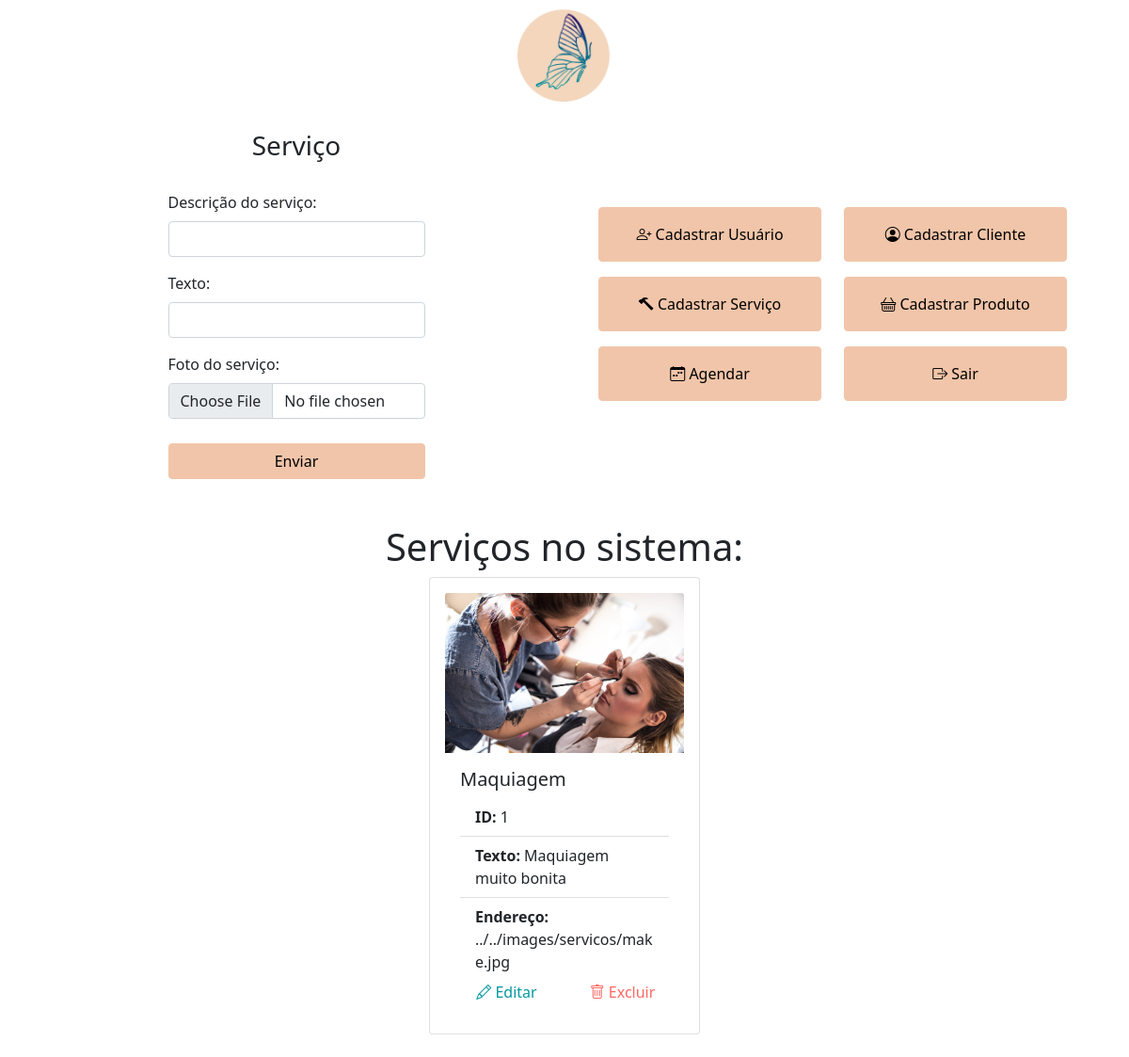
/areaRestrita-adm/formularios/formulario-servico.php (signed in), run on the app's committed database.
### tables this page shows
CREATE TABLE `tbservico` (
  `idServico` int(11) NOT NULL,
  `descServico` varchar(50) NOT NULL,
  `textoServico` text NOT NULL,
  `fotoServico` varchar(80) NOT NULL
);

### areaRestrita-adm/models/Servico.php (called while the page is built, shortened)
<?php
class Servico{
        public function listar(){
            $conexao = Conexao::conectar();
            $querySelect = "SELECT idServico, descServico, textoServico, fotoServico FROM tbservico";
            $resultado = $conexao->query($querySelect);
            $lista = $resultado->fetchAll();
            return $lista;
        }
    }
?>

### areaRestrita-adm/formularios/formulario-servico.php (the view, shortened to what this page needs)
<?php
        include_once('../models/Servico.php');
        $servico = new Servico();
        try {
          $linhaServico = $servico->listar();
        } catch (Exception $e) {
         print_r($e);
        }
?>
<html lang="pt-BR">
<head>
  <link rel="stylesheet" href="../css/reset.css">
  <link href="https://cdn.jsdelivr.net/npm/bootstrap@5.0.2/dist/css/bootstrap.min.css" rel="stylesheet"
>
  <link rel="stylesheet" href="https://cdn.jsdelivr.net/npm/bootstrap-icons@1.6.1/font/bootstrap-icons.css">
  <link rel="stylesheet" href="../css-areaRestrita/style.css">
</head>
<body>
  <div class="container">
    <a href="../index-ar.php"><img class="img-fluid mx-auto d-block mt-2" src="../images-arearestrita/logo-shortcut.png"
        width="100px"></a>
    <div class="dashboard row">
      <div class="float-start col-lg-6 col-md-12 col-sm-12">
        <form style="margin-top: -15%; width: 50%;margin-left: 25%;" action="../cadastros/cadastrar-servico.php"
          method="POST" enctype="multipart/form-data">
          <h3 class="text-center">Serviço</h3><br>
          <div class="mb-3">
            <label class="form-label">Descrição do serviço:</label>
            <input class="form-control" type="text" name="txtServico" id="txtServico" required>
          </div>
          <div class="mb-3">
            <label class="form-label">Texto:</label>
            <input class="form-control" type="text" name="txtTexto" id="txtTexto" required>
          </div>
          <div class="mb-3">
            <label class="form-label">Foto do serviço:</label>
            <input class="form-control" type="file" name="fotoServico" id="fotoServico" required>
          </div>
          <div class="d-grid gap-2" style="padding-top: 10px;">
            <button type="submit" class="btn btn-primary mb-5" value="Login">Enviar</button>
          </div>
        </form>
      </div>
      <div class="float-end col-lg-6 col-md-12 col-sm-12">
        <div class="container overflow-hidden">
          <div class="row gy-3">
            <div class="col-lg-6 col-md-6 col-sm-12">
              <a href="formulario-usuario.php"><button class="p-3 w-100 btn btn-bgrosa"><i
                    class="bi bi-person-plus"></i> Cadastrar Usuário</button></a>
            </div>
            <div class="col-lg-6 col-md-6 col-sm-12">
              <a href="formulario-cliente.php"><button class="p-3 w-100 btn btn-bgrosa"><i
                    class="bi bi-person-circle"></i> Cadastrar Cliente</button></a>
            </div>
            <div class="col-lg-6 col-md-6 col-sm-12">
              <a href="formulario-servico.php"><button class="p-3 w-100 btn btn-bgrosa"><i class="bi bi-hammer"></i>
                  Cadastrar Serviço</button></a>
            </div>
            <div class="col-lg-6 col-md-6 col-sm-12">
              <a href="formulario-produto.php"><button class="p-3 w-100 btn btn-bgrosa"><i class="bi bi-basket"></i>
                  Cadastrar Produto</button></a>
            </div>
            <div class="col-lg-6 col-md-12 col-sm-12">
              <a href="formulario-agenda.php"><button class="p-3 w-100 btn btn-bgrosa"><i
                    class="bi bi-calendar-week"></i> Agendar</button></a>
            </div>
            <div class="col-lg-6 col-sm-12">
              <a href="../../logout.php"><button class="text-center p-3 w-100 btn btn-danger"><i
                    class="bi bi-box-arrow-right"></i> Sair</button></a>
            </div>
          </div>
        </div>
      </div>
    </div>
    <h1 class="text-center">Serviços no sistema:</h1>
    <div class="container overflow-hidden">
      <div class="row gy-3">
        <?php foreach ($linhaServico as $linha) { ?>
        <div class="card col-lg-3 mx-auto p-3 mb-4" style="width: 18rem;">
          <img src=<?php echo $linha['fotoServico'] ?> alt=
          <?php echo $linha['descServico'] ?> class="card-img-top">
          <div class="card-body">
            <h5 class="card-title">
              <?php echo $linha['descServico'] ?>
            </h5>
            <ul class="list-group list-group-flush">
              <li class="list-group-item "><b>ID:</b>
                <?php echo $linha['idServico'] ?>
              </li>
              <li class="list-group-item "><b>Texto:</b>
                <?php echo $linha['textoServico'] ?>
              </li>
              <li class="list-group-item "><b>Endereço:</b>
                <?php echo $linha['fotoServico'] ?>
              </li>
            </ul>
            <div class="card-text row ">
              <div class="editar text-center col-6">
                <i class="bi bi-pencil">
                  <a style="text-decoration: none;" data-bs-toggle="collapse" href="#collapseExample" role="button"
                    aria-expanded="false" aria-controls="collapseExample">
                    Editar
                  </a>
                </i>
              </div>
              <div class="excluir text-center float-end col-6">
                <i class="bi bi-trash"></i>
                <a class="excluir" style="text-decoration: none;" data-bs-toggle="collapse" href="#collapseExample2"
                  role="button" aria-expanded="false" aria-controls="collapseExample2">
                  Excluir
                </a>
              </div>
            </div>
          </div>
        </div>
        <?php } ?>
      </div>
    </div>
  </div>
</body>
</html>

### areaRestrita-adm/css-areaRestrita/style.css (style rules this page uses)
.dashboard { margin-top: 10%; }
.btn { background-color: #F1C5A9; color: black; border-color: #F1C5A9; }
.editar i { color: #03989e; }
.editar a { color: #03989e; }
.excluir i { color: #ff6862; }
.excluir a { color: #ff6862; }

### data on the page
tbservico: fotoServico (picture), descServico "Maquiagem", idServico "1", textoServico "Maquiagem muito bonita", fotoServico "../../images/servicos/make.jpg"
